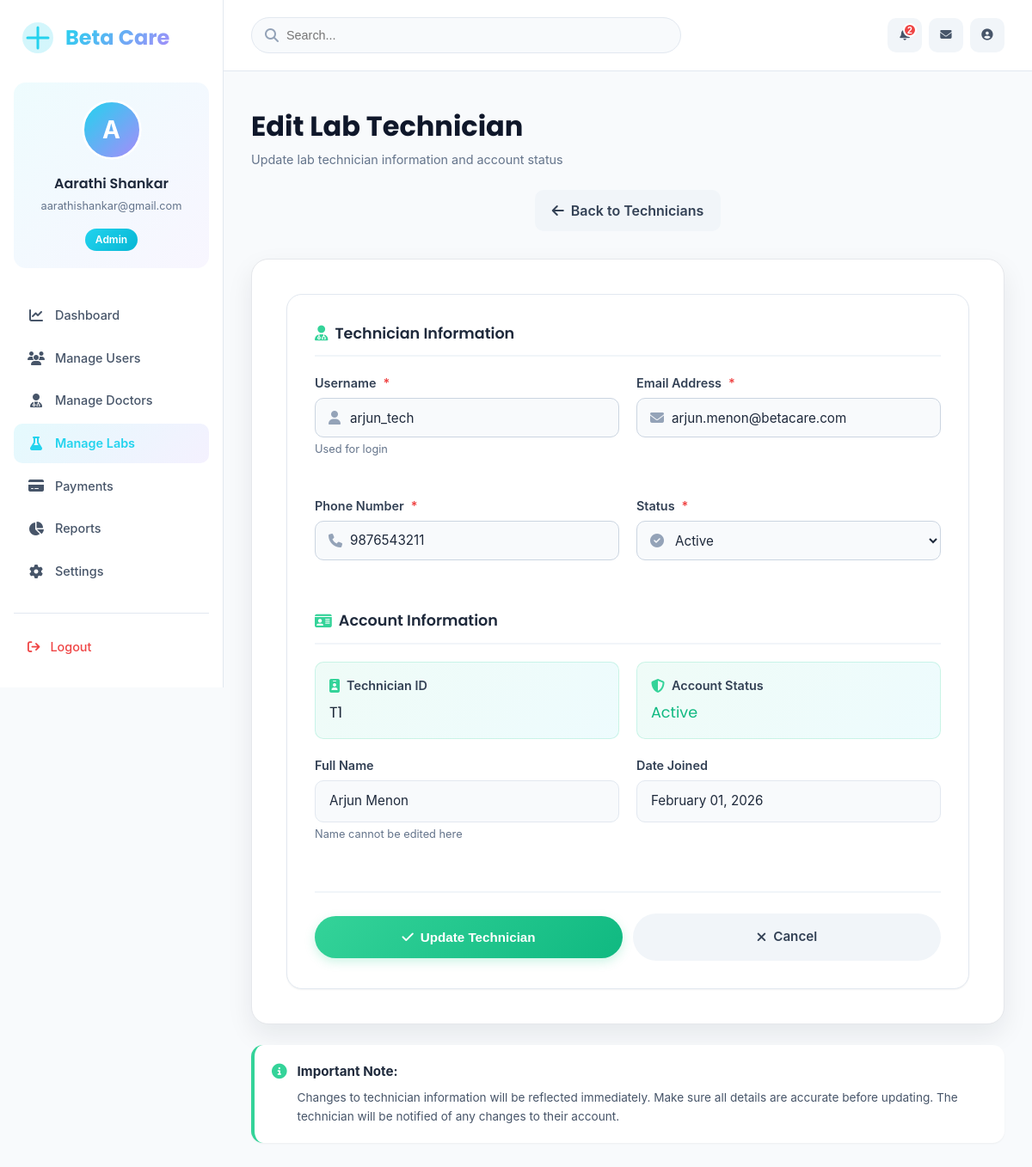
The app's page /dashboard/admin/technicians/edit/1/ (signed in) with its own data.
### core/models.py (models this page shows, shortened)
class LabTechnicianProfile(models.Model):
    user = models.OneToOneField(User, on_delete=models.CASCADE)
    lab = models.ForeignKey(Lab, on_delete=models.SET_NULL, null=True, blank=True)
    phone = models.CharField(max_length=15)
    status = models.CharField(max_length=20, default="Active")
    bio = models.TextField(blank=True, null=True)  # ✅ New field

### core/views.py (the view, shortened to what this page needs)
# urls.py: path('dashboard/admin/technicians/edit/<int:pk>/', views.admin_lab_technician_edit, name='admin_lab_technician_edit'),
@login_required
def admin_lab_technician_edit(request, pk):
    technician = get_object_or_404(LabTechnicianProfile, pk=pk)
    return render(request, 'core/dashboard/admin_lab_technician_edit.html', {
        'technician': technician,
    })

### core/templates/core/dashboard/admin_lab_technician_edit.html (shortened to what this page needs)
{% load static %}
<!DOCTYPE html>
<html lang="en">
<head>
    <link href="https://cdnjs.cloudflare.com/ajax/libs/font-awesome/6.5.0/css/all.min.css" rel="stylesheet">
    <link rel="stylesheet" href="{% static 'core/css/admin.css' %}">
</head>
<body>
    <div class="medical-dashboard">
        <aside class="medical-sidebar">
            <div class="brand">
                <div class="brand-logo">
                </div>
                <span class="brand-name">Beta Care</span>
            </div>
            <div class="profile-card">
                <div class="profile-avatar-wrapper">
                    <div class="profile-avatar">
                        <div class="avatar-fallback" style="display: none;">
                            {{ request.user.first_name|default:request.user.username|slice:":1"|upper }}
                        </div>
                    </div>
                </div>
                <div class="profile-details">
                    <h4 class="profile-name">{{ request.user.get_full_name|default:request.user.username }}</h4>
                    <p class="profile-email">{{ request.user.email|truncatechars:25 }}</p>
                </div>
                <span class="role-badge">Admin</span>
            </div>
            <nav class="sidebar-nav">
                <a href="{% url 'admin_dashboard' %}"
                    class="nav-item {% if request.resolver_match.url_name == 'admin_dashboard' %}active{% endif %}">
                    <i class="fa-solid fa-chart-line"></i>
                    <span>Dashboard</span>
                </a>
                <a href="{% url 'admin_users' %}"
                    class="nav-item {% if request.resolver_match.url_name == 'admin_users' %}active{% endif %}">
                    <i class="fa-solid fa-users"></i>
                    <span>Manage Users</span>
                </a>
                <a href="{% url 'admin_doctors' %}"
                    class="nav-item {% if request.resolver_match.url_name == 'admin_doctors' %}active{% endif %}">
                    <i class="fa-solid fa-user-doctor"></i>
                    <span>Manage Doctors</span>
                </a>
                <a href="{% url 'admin_labs' %}"
                    class="nav-item {% if request.resolver_match.url_name == 'admin_labs' or request.resolver_match.url_name == 'admin_lab_technicians' or request.resolver_match.url_name == 'admin_lab_technician_edit' %}active{% endif %}">
                    <i class="fa-solid fa-flask"></i>
                    <span>Manage Labs</span>
                </a>
                <a href="{% url 'admin_payments' %}"
                    class="nav-item {% if request.resolver_match.url_name == 'admin_payments' %}active{% endif %}">
                    <i class="fa-solid fa-credit-card"></i>
                    <span>Payments</span>
                </a>
                <a href="{% url 'admin_reports' %}" class="nav-item">
                    <i class="fa-solid fa-chart-pie"></i>
                    <span>Reports</span>
                </a>
                <a href="{% url 'admin_settings' %}" class="nav-item">
                    <i class="fa-solid fa-gear"></i>
                    <span>Settings</span>
                </a>
            </nav>
            <div class="sidebar-footer">
                <a href="{% url 'logout' %}" class="logout-link">
                    <i class="fa-solid fa-arrow-right-from-bracket"></i>
                    <span>Logout</span>
                </a>
            </div>
        </aside>
        <main class="medical-main">
            <header class="medical-header">
                <div class="header-search">
                    <i class="fa-solid fa-search"></i>
                    <input type="text" placeholder="Search...">
                </div>
                <div class="header-actions">
                    <button class="header-icon-btn">
                        <span class="notification-badge">2</span>
                    </button>
                    <button class="header-icon-btn">
                        <i class="fa-solid fa-envelope"></i>
                    </button>
                    <button class="header-icon-btn">
                        <i class="fa-solid fa-user-circle"></i>
                    </button>
                </div>
            </header>
            <div class="medical-content">
                <div class="content-header">
                    <div class="page-title-section">
                        <h1 class="page-title">Edit Lab Technician</h1>
                        <p class="page-subtitle">Update lab technician information and account status</p>
                    </div>
                    <div class="page-actions-section">
                        <a href="{% url 'admin_lab_technicians' %}" class="btn-cancel"
                            style="text-decoration: none; display: inline-flex; align-items: center; gap: var(--space-2);">
                            <i class="fa-solid fa-arrow-left"></i>
                            Back to Technicians
                        </a>
                    </div>
                </div>
                <div class="form-container">
                    <div class="form-card">
                        <form method="POST">
                            <div class="form-section">
                                <h3 class="section-title">
                                    <i class="fa-solid fa-user-md"></i>
                                    Technician Information
                                </h3>
                                <div class="form-grid">
                                    <div class="form-group">
                                        <label class="form-label">
                                            Username <span class="required">*</span>
                                        </label>
                                        <div class="input-group">
                                            <i class="input-icon fa-solid fa-user"></i>
                                            <input type="text" name="username" class="form-input"
                                                   value="{{ technician.user.username }}" required>
                                        </div>
                                        <span class="form-hint">Used for login</span>
                                    </div>
                                    <div class="form-group">
                                        <label class="form-label">
                                            Email Address <span class="required">*</span>
                                        </label>
                                        <div class="input-group">
                                            <i class="input-icon fa-solid fa-envelope"></i>
                                            <input type="email" name="email" class="form-input"
                                                   value="{{ technician.user.email }}" required>
                                        </div>
                                    </div>
                                    <div class="form-group">
                                        <label class="form-label">
                                            Phone Number <span class="required">*</span>
                                        </label>
                                        <div class="input-group">
                                            <i class="input-icon fa-solid fa-phone"></i>
                                            <input type="text" name="phone" class="form-input"
                                                   value="{{ technician.phone }}" required>
                                        </div>
                                    </div>
                                    <div class="form-group">
                                        <label class="form-label">
                                            Status <span class="required">*</span>
                                        </label>
                                        <div class="input-group">
                                            <i class="input-icon fa-solid fa-circle-check"></i>
                                            <select name="status" class="form-select" required>
                                                <option value="active" {% if technician.status == 'active' %}selected{% endif %}>Active</option>
                                            </select>
                                        </div>
                                    </div>
                                </div>
                            </div>
                            <div class="form-section">
                                <h3 class="section-title">
                                    <i class="fa-solid fa-id-card"></i>
                                    Account Information
                                </h3>
                                <div class="form-grid">
                                    <div class="info-box">
                                        <div class="info-box-header">
                                            <i class="fa-solid fa-id-badge"></i>
                                            <span class="info-box-title">Technician ID</span>
                                        </div>
                                        <span class="info-box-value">T{{ technician.id }}</span>
                                    </div>
                                    <div class="info-box">
                                        <div class="info-box-header">
                                            <i class="fa-solid fa-shield-alt"></i>
                                            <span class="info-box-title">Account Status</span>
                                        </div>
                                        <span class="info-box-value" style="color: {% if technician.user.is_active %}var(--success-green){% else %}var(--error-red){% endif %};">
                                            {% if technician.user.is_active %}Active{% else %}Inactive{% endif %}
                                        </span>
                                    </div>
                                </div>
                                <div class="form-grid" style="margin-top: var(--space-5);">
                                    <div class="form-group">
                                        <label class="form-label">Full Name</label>
                                        <div class="form-input" style="background: var(--gray-50); cursor: not-allowed;">
                                            {{ technician.user.get_full_name|default:"—" }}
                                        </div>
                                        <span class="form-hint">Name cannot be edited here</span>
                                    </div>
                                    <div class="form-group">
                                        <label class="form-label">Date Joined</label>
                                        <div class="form-input" style="background: var(--gray-50); cursor: not-allowed;">
                                            {{ technician.user.date_joined|date:"F d, Y" }}
                                        </div>
                                    </div>
                                </div>
                            </div>
                            <div class="form-actions">
                                <button type="submit" class="btn-submit">
                                    <i class="fa-solid fa-check"></i>
                                    <span>Update Technician</span>
                                </button>
                                <a href="{% url 'admin_lab_technicians' %}" class="btn-secondary">
                                    <i class="fa-solid fa-times"></i>
                                    <span>Cancel</span>
                                </a>
                            </div>
                        </form>
                    </div>
                </div>
                <div style="max-width: 900px; margin: var(--space-6) auto 0;">
                    <div style="background: var(--white); padding: var(--space-5); border-radius: var(--radius-lg); border-left: 4px solid var(--medical-green); box-shadow: var(--shadow-sm);">
                        <div style="display: flex; align-items: start; gap: var(--space-3);">
                            <i class="fa-solid fa-info-circle" style="color: var(--medical-green); margin-top: 2px; font-size: 1.1rem;"></i>
                            <div>
                                <strong style="display: block; margin-bottom: var(--space-2); color: var(--gray-800); font-size: 0.95rem;">Important Note:</strong>
                                <p style="font-size: 0.85rem; color: var(--gray-600); line-height: 1.6; margin: 0;">
                                    Changes to technician information will be reflected immediately. Make sure all details are accurate before updating. The technician will be notified of any changes to their account.
                                </p>
                            </div>
                        </div>
                    </div>
                </div>
            </div>
        </main>
    </div>
</body>
</html>

### records on screen
LabTechnicianProfile: username "arjun_tech", email "arjun.menon@betacare.com", phone "9876543211", status "Active", id "1", user.get_full_name "Arjun Menon", user.date_joined "February 01, 2026"

### other values on screen
{{ request.user.first_name|default:request.user.username|slice:":1"|upper }} "A"
{{ request.user.get_full_name|default:request.user.username }} "Aarathi Shankar"
{{ request.user.email|truncatechars:25 }} "aarathishankar@gmail.com"
